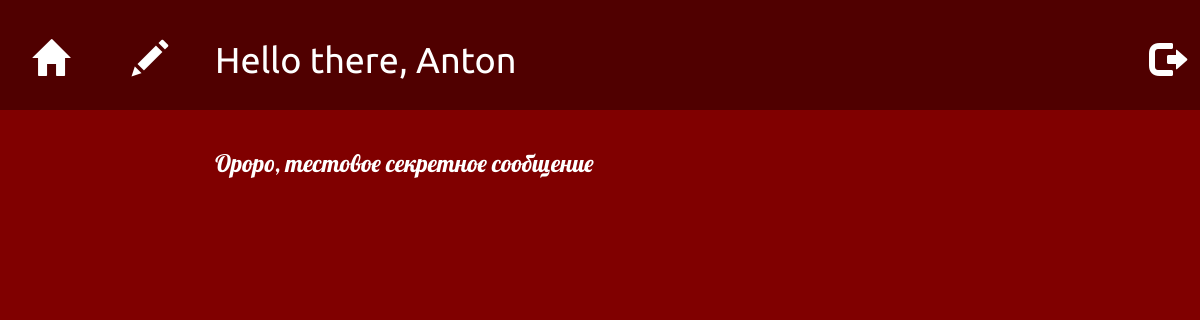
Page /landing/messages/ (signed in) on the earlier database version.
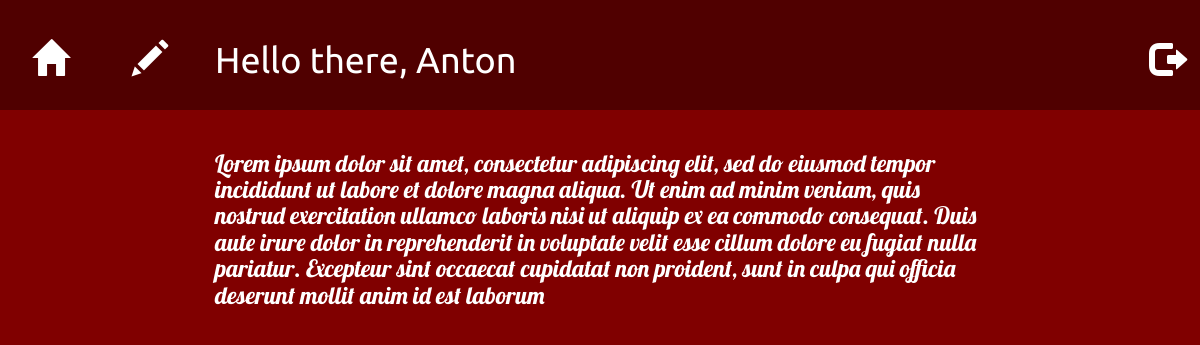
Same page on the later database version.
### landing/models.py (models this page shows, shortened)
class SecretMessage(models.Model):
    sender = models.ForeignKey('auth.User', related_name='sender')
    recepient = models.ForeignKey('auth.User', default=None, null=True, related_name='recepient')
    text = models.TextField()
    date = models.DateTimeField(default=timezone.now)

### landing/views.py (the view)
# urls.py: url(r'^landing/messages/$', views.secret_message_list, name='secret_message_list'),
@login_required
def secret_message_list(request):
    messages = SecretMessage.objects.filter(text__isnull=False).order_by('date')
    return render(request, 'landing/messages.html', {'secret_messages': messages})

### landing/templates/landing/messages.html
{% extends 'landing/base.html' %}
{% block content %}
    <div class="row" id="landing-header">
        {% if not user.is_authenticated %}
            <div class="col-md-8 col-xs-8" id="landing-header-left">
                <h1>Hello there, stranger</h1>
            </div>
        {% else %}
            <div class="col-md-1 col-xs-1">
                <h1><a href="/"><span class="glyphicon glyphicon-home"></span></a></h1>
            </div>
            <div class="col-md-1 col-xs-1">
                <h1><a href="#"><span class="glyphicon glyphicon-pencil"></span></a></h1>
            </div>
            <div class="col-md-6 col-xs-6" id="landing-header-left">
                <h1>Hello there, {{user.first_name}}</h1>
            </div>
        {% endif %}
        <div class="col-md-4 col-xs-4" id="landing-header-right">
            {% if not user.is_authenticated %}
                <h1>
                    <a href="{% url 'login' %}">
                        <span class="glyphicon glyphicon-log-in"></span>
                    </a>
                </h1>
            {% else %}
                <h1>
                    <a href="{% url 'logout' %}">
                        <span class="glyphicon glyphicon-log-out"></span>
                    </a>
                </h1>
            {% endif %}
        </div>
    </div>
    <div class="row">
        <div class="col-md-2 col-xs-1">
        </div>
        <div class="col-md-8 col-xs-10 message">
            {% for secret_message in secret_messages %}
                <h3>{{secret_message.text}}</h3>
            {% endfor %}
        </div>
        <div class="col-md-2 col-xs-1">
        </div>
    </div>
{% endblock %}

Differences in the rows shown:
changed SecretMessage: text "Ороро, тестовое секретное сообщение" → "Lorem ipsum dolor sit amet, consectetur adipiscing elit, sed do eiusmod tempor incididunt ut labore et dolore magna aliqua. Ut enim ad minim veniam, quis nostrud exercitation ullamco laboris nisi ut aliquip ex ea commodo consequat. Duis aute irure dolor in reprehenderit in voluptate velit esse cillum dolore eu fugiat nulla pariatur. Excepteur sint occaecat cupidatat non proident, sunt in culpa qui officia deserunt mollit anim id est laborum"
